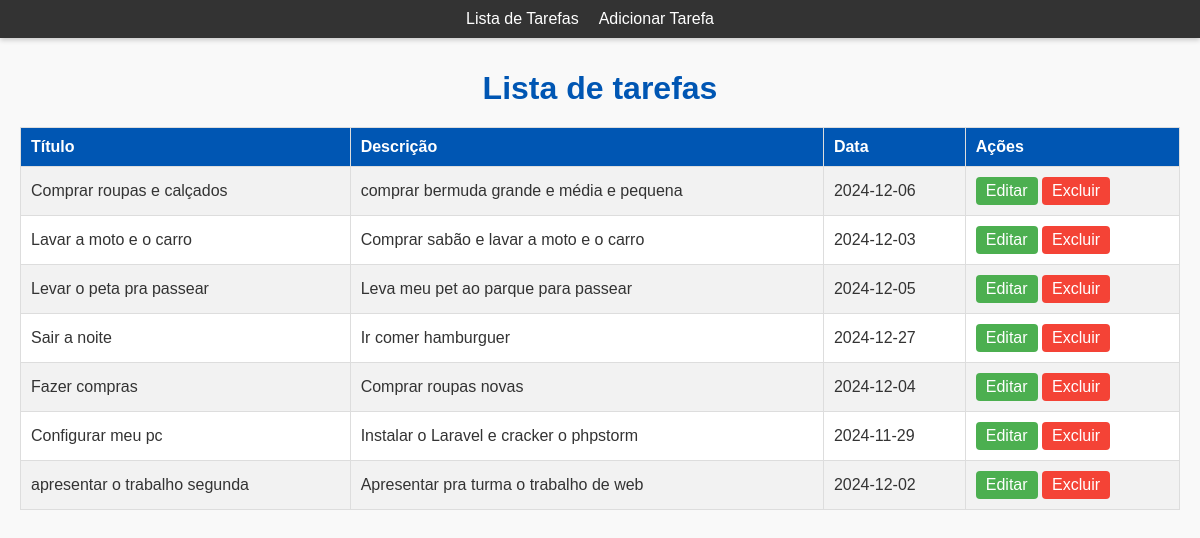
The app's page /index.php?acao=listar with its own data.
### tables this page shows
CREATE TABLE `tarefas` (
  `id` int(11) NOT NULL,
  `titulo` varchar(45) NOT NULL,
  `descricao` varchar(120) NOT NULL,
  `data_prevista` date NOT NULL
);

### app/Controllers/TarefaController.php (called while the page is built, shortened)
<?php
require_once __DIR__ . '/../Models/Tarefa.php';
class TarefaController {
    public function listar() {
        $tarefas = Tarefa::listar();
        require_once __DIR__ . '/../Views/listarTarefas.php';
    }
}
?>

### app/Models/Tarefa.php (called while the page is built, shortened)
<?php
class Tarefa {
    public static function listar() {
        $con = Conexao::conectar();
        $sql = $con->prepare("SELECT * FROM tarefas");
        $sql->execute();
        return $sql->fetchAll(PDO::FETCH_ASSOC);
    }
}
?>

### app/Views/listarTarefas.php (the view, shortened to what this page needs)
<!DOCTYPE html>
<html lang="en">
<head>
</head>
<body>
      <h1>Lista de tarefas</h1>
      <?php require_once __DIR__ . '/../Views/Menu.php'; ?>
      <table border="1">
            <tr>
                  <th>Título</th>
                  <th>Descrição</th>
                  <th>Data</th>
                  <th>Ações</th>
            </tr>
            <?php foreach ($tarefas as $tarefa): ?>
                  <tr>
                        <td><?= htmlspecialchars($tarefa['titulo']) ?></td>
                        <td><?= htmlspecialchars($tarefa['descricao']) ?></td>
                        <td><?= htmlspecialchars($tarefa['data_prevista']) ?></td>
                        <td>
                              <button id="editar"><a href="index.php?acao=editar&id=<?= $tarefa['id'] ?>">Editar</a></button>
                              <button id="excluir"><a href="index.php?acao=excluir&id=<?= $tarefa['id'] ?>" onclick="return confirm('Tem certeza que deseja excluir?')">Excluir</a></button>
                        </td>
                  </tr>
            <?php endforeach; ?>
      </table>
</body>
</html>

### index.php (shortened to what this page needs)
<?php
require_once 'app/Controllers/TarefaController.php';
$controller = new TarefaController();
if (isset($_GET['acao'])) {
    switch ($_GET['acao']) {
        case 'listar':
            $controller->listar();
            break;
    }
} else {
    include 'app/Views/FormTarefa.php';
}

### app/Views/Menu.php (shortened to what this page needs)
<!DOCTYPE html>
<html lang="en">
<head>
</head>
<body>
      <nav>
            <ul>
                  <li><a href="index.php?acao=listar">Lista de Tarefas</a></li>
                  <li><a href="index.php">Adicionar Tarefa</a></li>
            </ul>
      </nav>
</body>
</html>

### app/Views/listarTarefas.php (style rules this page uses)
body { font-family: Arial, sans-serif; margin: 20px; background-color: #f9f9f9; color: #333; }
h1 { text-align: center; color: #0056b3; margin-bottom: 20px; }
table { width: 100%; border-collapse: collapse; margin-top: 20px; background-color: #fff; }
th, td { padding: 10px; text-align: left; border: 1px solid #ddd; }
th { background-color: #0056b3; color: #fff; font-weight: bold; }
tr:nth-child(even) { background-color: #f2f2f2; }
button { padding: 5px 10px; border: none; border-radius: 4px; cursor: pointer; }
button a { text-decoration: none; color: #fff; }
button#editar { background-color: #4CAF50; }
button#excluir { background-color: #f44336; }
a { color: inherit; }

### app/Views/Menu.php (style rules this page uses)
* { font-family: Arial, sans-serif; margin: 0; padding: 0; box-sizing: border-box; }
body { padding-top: 50px; }
nav { position: fixed; top: 0; left: 0; width: 100%; background-color: #333; padding: 10px 20px; box-shadow: 0 2px 5px rgba(0, 0, 0, 0.2); }
ul { display: flex; align-items: center; justify-content: center; list-style-type: none; margin: 0; padding: 0; display: flex; }
li { margin-right: 20px; }
a { color: #fff; text-decoration: none; font-size: 16px; }

### records on screen
tarefas: titulo "Comprar roupas e calçados", descricao "comprar bermuda grande e média e pequena", data_prevista "2024-12-06"
tarefas: titulo "Lavar a moto e o carro", descricao "Comprar sabão e lavar a moto e o carro", data_prevista "2024-12-03"
tarefas: titulo "Levar o peta pra passear", descricao "Leva meu pet ao parque para passear", data_prevista "2024-12-05"
tarefas: titulo "Sair a noite", descricao "Ir comer hamburguer", data_prevista "2024-12-27"
tarefas: titulo "Fazer compras", descricao "Comprar roupas novas", data_prevista "2024-12-04"
tarefas: titulo "Configurar meu pc", descricao "Instalar o Laravel e cracker o phpstorm", data_prevista "2024-11-29"
tarefas: titulo "apresentar o trabalho segunda", descricao "Apresentar pra turma o trabalho de web", data_prevista "2024-12-02"
